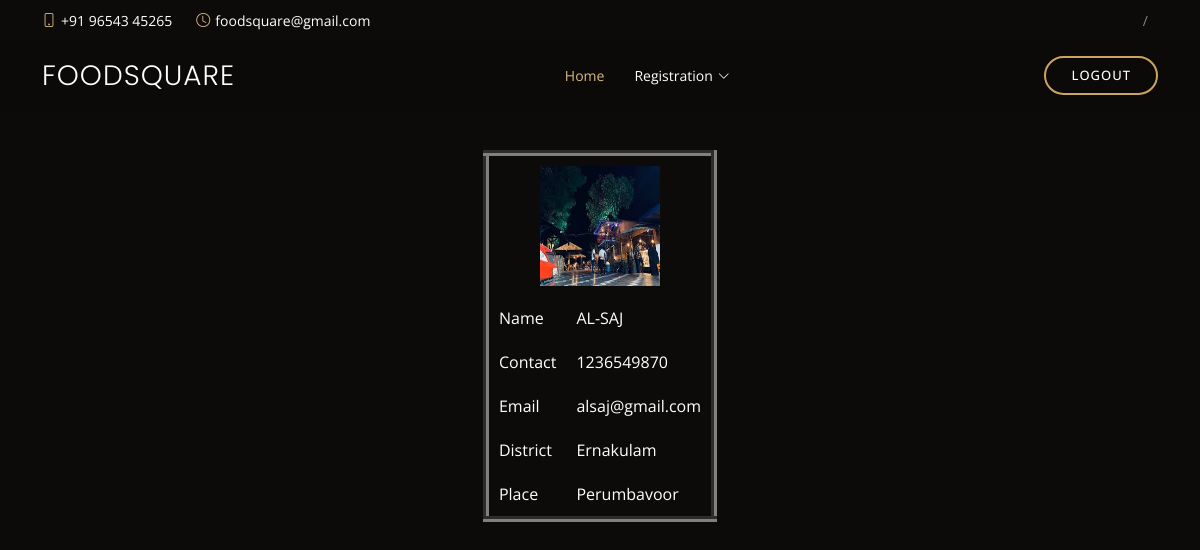
The page /Restaurant/profile/ (signed in) on the database its author committed.
### Guest/models.py (models this page shows)
class tbl_restaurant(models.Model):
    rest_name=models.CharField(max_length=50)
    rest_contact=models.CharField(max_length=50)
    rest_email=models.CharField(max_length=50)
    rest_password=models.CharField(max_length=50)
    place = models.ForeignKey(tbl_place, on_delete=models.CASCADE)
    rest_photo = models.FileField(upload_to='Assets/ResturantPhoto/')
    rest_proof = models.FileField(upload_to='Assets/ResturantProof/')
    rest_status = models.IntegerField(default="0")

### Admin/models.py (models this page shows)
class tbl_place(models.Model):
    place_name=models.CharField(max_length=50)
    place_pincode=models.IntegerField(null=True)
    district=models.ForeignKey(tbl_district,on_delete=models.CASCADE,null=True)

class tbl_district(models.Model):
    district_name=models.CharField(max_length=50)

### Restaurant/views.py (the view)
# urls.py: path('profile/',views.Myprofile,name="MyProfile"),
def Myprofile(request):
    restaurant_data=tbl_restaurant.objects.get(id=request.session['rid'])
    return render(request,"Restaurant/Myprofile.html",{'restaurant':restaurant_data})

### Restaurant/Templates/Restaurant/Myprofile.html (shortened to what this page needs)
{% extends 'Restaurant/Head.html' %}
{% block content %}
{% load static %}
<!DOCTYPE html>
<html lang="en">
<head>
</head>
<body>
    <form action="" method="post">
        <table border="6" align="center" cellpadding="10">
    <tr>
        <td colspan="2" align="center"><img src="{{ restaurant.rest_photo.url }}" alt="img" width="120" height="120"></td>
    </tr>
    <tr>
        <td>Name</td>
        <td>{{ restaurant.rest_name }}</td>
    </tr>
    <tr>
        <td>Contact</td>
        <td>{{ restaurant.rest_contact }}</td>
    </tr>
    <tr>
        <td>Email</td>
        <td>{{ restaurant.rest_email }}</td>
    </tr>
    <tr>
        <td>District</td>
        <td>{{ restaurant.place.district.district_name }}</td>
    </tr>
    <tr>
        <td>Place</td>
        <td>{{ restaurant.place.place_name }}</td>
    </tr>
</table>
</form>
</body>
</html>
{% endblock content %}

### Guest/static/Main/assets/css/style.css (style rules this page uses)
body { font-family: "Open Sans", sans-serif; background: #0c0b09; color: #fff; }

### rows shown on the page
tbl_restaurant: rest_photo (picture), rest_name "AL-SAJ", rest_contact "1236549870", rest_email "alsaj@gmail.com", place.district.district_name "Ernakulam", place.place_name "Perumbavoor"
